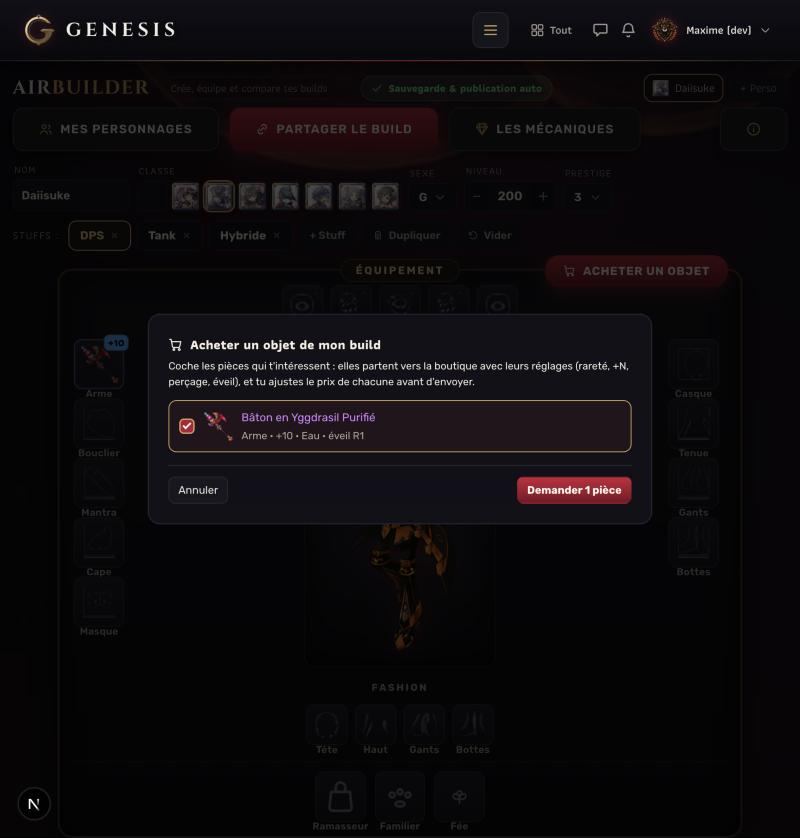
#> input picture assets/genesis/branding/front/passe/lot0-builder-acheter.jpg, 800 x 838 px
$ python -i decouper-icones.py   (imports and definitions only)
#> lines starting #> are read from the running program, lines starting #| are printed output that depends on the picture; after the words box and inside, x2 and y2 are one past the last pixel; in counts of white or black regions, pixels touching at a corner belong together
#!/usr/bin/env python3
"""
Découpe les planches d'inventaire du jeu en icônes de slots, et normalise
TOUTES les icônes à la même taille.

Le problème qu'il règle : les neuf icônes d'équipement viennent du jeu (PNG
42×44), les treize autres — bijoux, fashion, familier, fée, ramasseur — sont
des dessins au trait de remplacement. À l'écran, deux styles cohabitent et
les tailles ne tombent pas juste : on voit les détourages.

Usage :

    # 1. inspecter une planche (dimensions, cases détectées)
    python3 scripts/decouper-icones.py inspecter public/airbuilder/icons/sources/invtop.png

    # 2. découper une grille (cases régulières)
    python3 scripts/decouper-icones.py decouper <planche> <colonnes> <lignes> <prefixe>

    # 3. normaliser des icônes déjà en place (même canevas, marge égale)
    python3 scripts/decouper-icones.py normaliser public/airbuilder/icons/emb_001.png ...

Chaque icône sortante est : rognée au contenu réel (on jette les bords vides),
redimensionnée pour tenir dans le canevas avec une marge constante, puis
centrée sur un canevas TRANSPARENT carré. Deux icônes de tailles d'origine
différentes finissent donc optiquement identiques dans leur case.
"""
import sys
import os
from PIL import Image, ImageChops

# 96 px = 2× la taille d'affichage (48 px dans un slot de 56) : net sur les
# écrans à haute densité, et assez petit pour ne pas peser.
CANEVAS = 96
# Marge intérieure : l'icône ne touche jamais le bord de sa case, sinon elle
# semble déborder du carré du slot.
MARGE = 6


def _fond_depuis_bords(im: Image.Image, tolerance: int = 16) -> Image.Image:
    """Rend transparent le fond uni, en partant des BORDS seulement.

    Comparer la couleur du coin à toute l'image effacerait aussi les pixels
    intérieurs de teinte voisine — une icône sombre sur fond sombre disparaît
    entièrement. On propage donc depuis les bords, comme un pot de peinture :
    ce qui est enfermé dans le dessin est conservé.
    """
    l, h = im.size
    px = im.load()
    ref = px[0, 0]
    vus = [[False] * h for _ in range(l)]
    pile = [(x, y) for x in range(l) for y in (0, h - 1)] + [(x, y) for y in range(h) for x in (0, l - 1)]
    proche = lambda c: abs(c[0] - ref[0]) <= tolerance and abs(c[1] - ref[1]) <= tolerance and abs(c[2] - ref[2]) <= tolerance
    while pile:
        x, y = pile.pop()
        if x < 0 or y < 0 or x >= l or y >= h or vus[x][y]:
            continue
        vus[x][y] = True
        c = px[x, y]
        if c[3] == 0:
            pile += [(x + 1, y), (x - 1, y), (x, y + 1), (x, y - 1)]
            continue
        if not proche(c):
            continue
        px[x, y] = (c[0], c[1], c[2], 0)
        pile += [(x + 1, y), (x - 1, y), (x, y + 1), (x, y - 1)]
    return im


def rogner(im: Image.Image) -> Image.Image:
    """Enlève les bords vides — transparents, ou d'une couleur unie comme en
    laissent les captures de planches d'inventaire."""
    im = im.convert("RGBA")
    # Deja detouree (elle a des pixels transparents) : on se contente de rogner.
    a_de_l_alpha = im.getextrema()[3][0] < 255
    if not a_de_l_alpha:
        im = _fond_depuis_bords(im.copy())
    boite = im.getbbox()
    return im.crop(boite) if boite else im


def _redimensionner(im: Image.Image, taille) -> Image.Image:
    """Redimensionne en alpha PRÉMULTIPLIÉ.

    Sans ça, le filtre mélange la couleur des pixels visibles avec celle des
    pixels transparents — noirs — et une icône claire ressort grise et fanée.
    C'est exactement ce qui arrivait aux silhouettes de slots : (205,208,218)
    devenait (85,86,91), soit invisible sur fond sombre.
    """
    r, v, b, a = im.split()
    prem = Image.merge("RGBA", (ImageChops.multiply(r, a), ImageChops.multiply(v, a), ImageChops.multiply(b, a), a))
    prem = prem.resize(taille, Image.LANCZOS)
    pixels = [
        (min(255, r * 255 // a), min(255, v * 255 // a), min(255, b * 255 // a), a) if a else (0, 0, 0, 0)
        for (r, v, b, a) in prem.getdata()
    ]
    sortie = Image.new("RGBA", taille)
    sortie.putdata(pixels)
    return sortie


def normaliser(im: Image.Image, canevas: int = CANEVAS, marge: int = MARGE) -> Image.Image:
    """Une icône, centrée sur un canevas carré, à taille optique constante."""
    im = rogner(im)
    dispo = canevas - 2 * marge
    ratio = min(dispo / im.width, dispo / im.height)
    taille = (max(1, round(im.width * ratio)), max(1, round(im.height * ratio)))
    im = _redimensionner(im, taille)
    sortie = Image.new("RGBA", (canevas, canevas), (0, 0, 0, 0))
    # Collage SANS masque : avec l'image comme masque, Pillow melange chaque
    # pixel semi-transparent avec le canevas — qui est noir transparent — et
    # l'icone ressort grise. Le canevas est vide, une copie brute suffit.
    sortie.paste(im, ((canevas - im.width) // 2, (canevas - im.height) // 2))
    return sortie


# [96 lines left out: functions silhouette, inspecter, decouper, main, not called in this run]


# [2 lines not run here, left out]

>>> from PIL import Image
>>> picture = Image.open('../assets/genesis/branding/front/passe/lot0-builder-acheter.jpg')
#> picture is the input picture: PIL image 800x838 RGB; mean R, G, B 13, 10.5, 12.5
>>> result = normaliser(picture)
#> in rogner, `a_de_l_alpha = im.getextrema()[3][0] < 255`: a_de_l_alpha = False
#> in _fond_depuis_bords, `ref = px[0, 0]`: ref = (17, 16, 22, 255)
#> after the loop in _fond_depuis_bords, `while pile:`: pile = []; vus = 800 items
#> in rogner, `im = _fond_depuis_bords(im.copy())`:
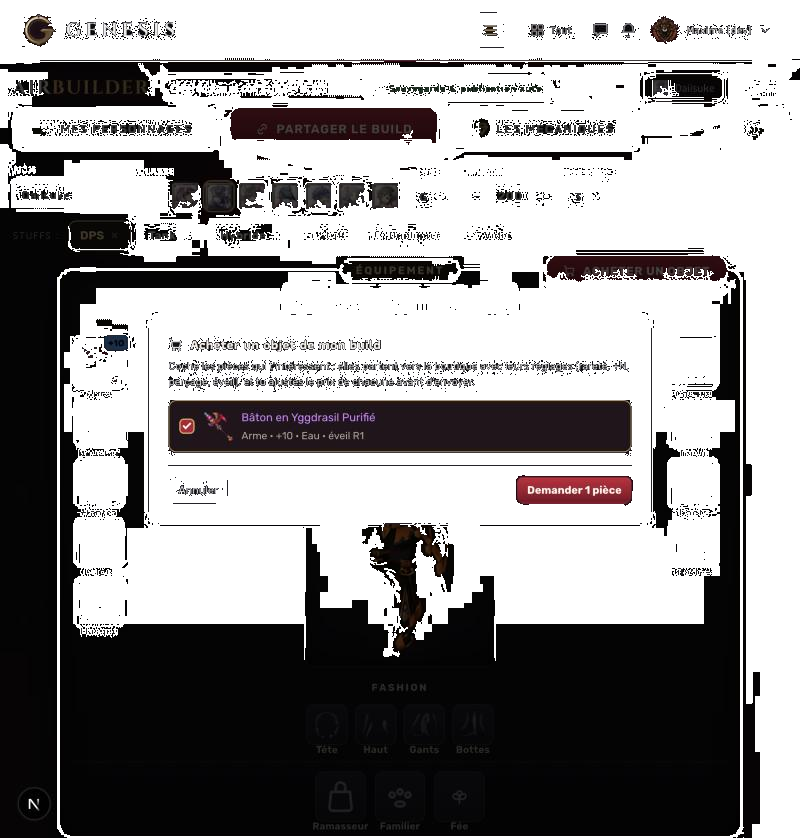
#> im: PIL image 800x838 RGBA; mean R, G, B, A 13, 10.5, 12.5, 114.1; transparent parts drawn white
#> in rogner, `boite = im.getbbox()`: boite = (0, 12, 800, 838)
#> in rogner, `return im.crop(boite) if boite else im`:
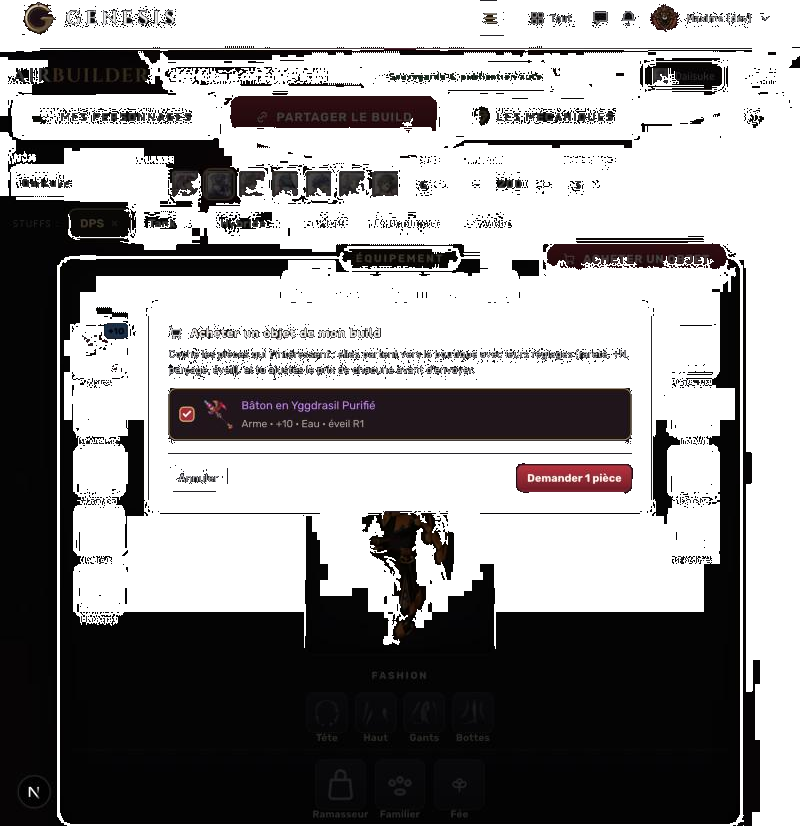
#> returned value: PIL image 800x826 RGBA; mean R, G, B, A 12.9, 10.4, 12.4, 115.7; transparent parts drawn white
#> in _redimensionner, `r, v, b, a = im.split()`:
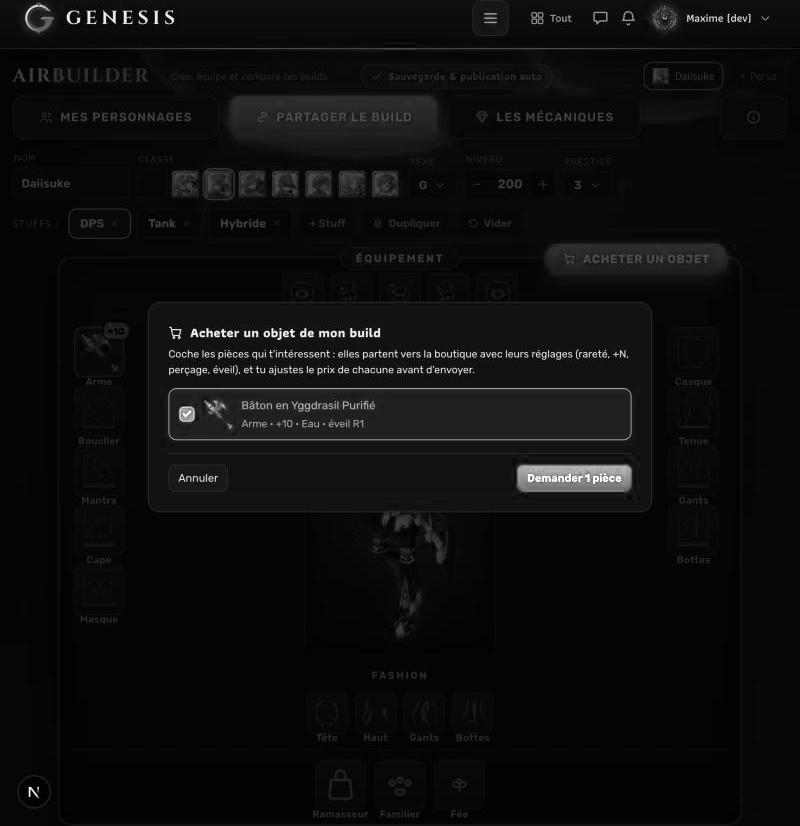
#> r: PIL image 800x826 L; min 0, max 255, mean 12.9
#> in _redimensionner, `r, v, b, a = im.split()`:
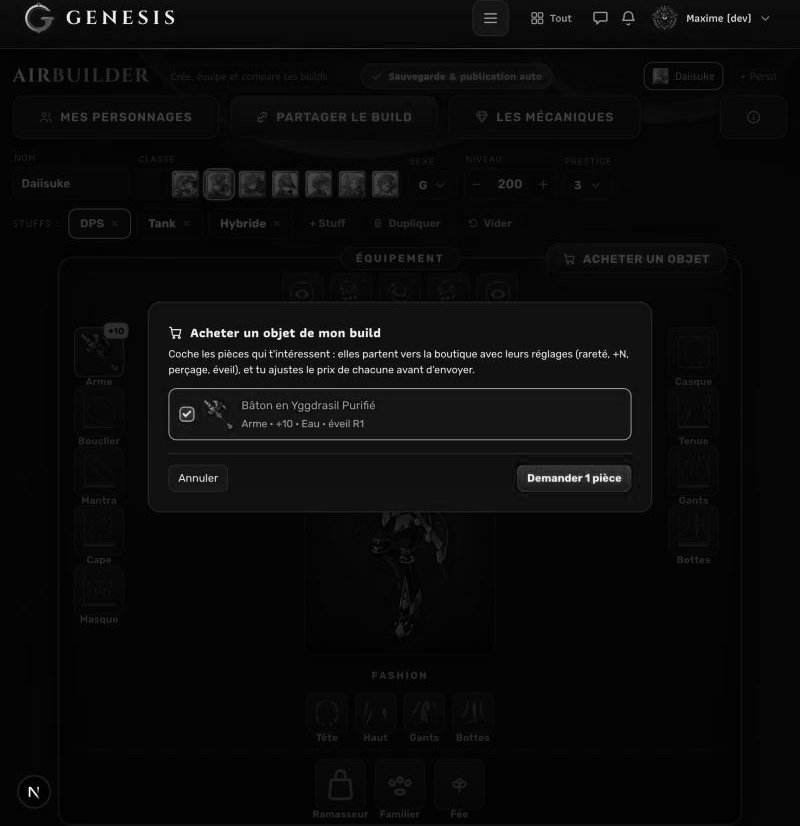
#> v: PIL image 800x826 L; min 0, max 255, mean 10.4
#> in _redimensionner, `r, v, b, a = im.split()`:
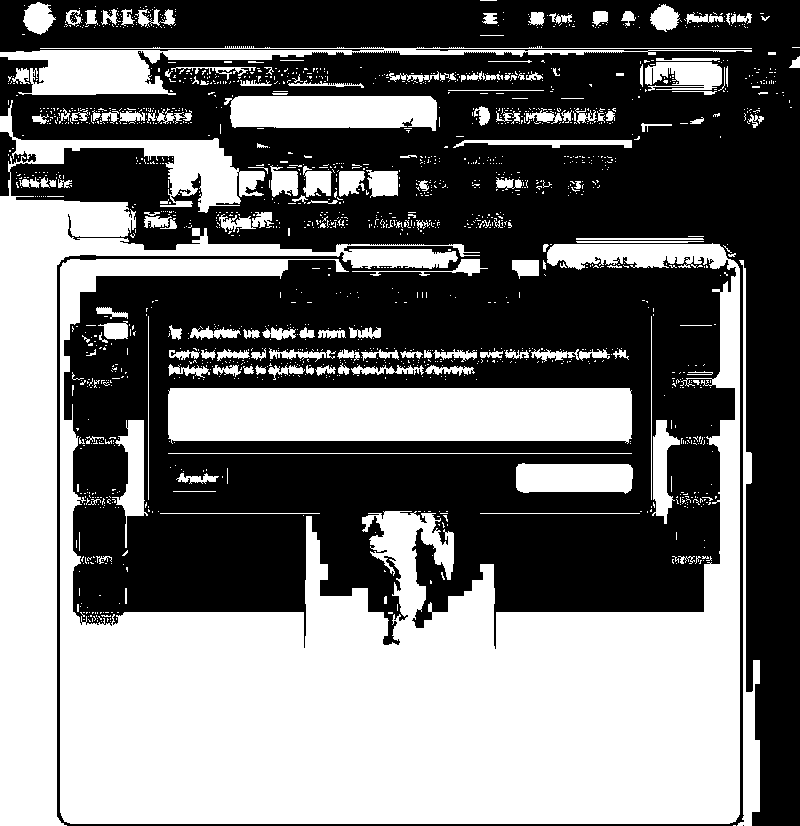
#> a: PIL image 800x826 L; 45.4% white; 1662 white regions (1491 under 20 px), largest, box (x1, y1, x2, y2) and area: (60, 243, 740, 824) 170362, (0, 100, 480, 826) 50883, (168, 388, 632, 444) 24566
#> in _redimensionner, `prem = prem.resize(taille, Image.LANCZOS)`:
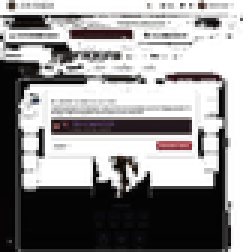
#> prem: PIL image 81x84 RGBA (shown 3 times larger); mean R, G, B, A 16.2, 13.8, 14.2, 116.3; transparent parts drawn white
#> in _redimensionner, `pixels = [ (min(255, r * 255 // a), min(255, v * 255 // a), min(255, b..`: pixels = 6804 items, first 6: (0, 255, 0, 1), (0, 0, 0, 1), (255, 255, 255, 25), (153, 134, 114, 173), (142, 117, 94, 154), (255, 255, 255, 5)
#> in _redimensionner, `sortie = Image.new("RGBA", taille)`: sortie: PIL image 81x84 RGBA; every value is 0
#> in normaliser, `sortie = Image.new("RGBA", (canevas, canevas), (0, 0, 0, 0))`: sortie: PIL image 96x96 RGBA; every value is 0
#> in normaliser, `sortie.paste(im, ((canevas - im.width) // 2, (canevas - im.height) // ..`:
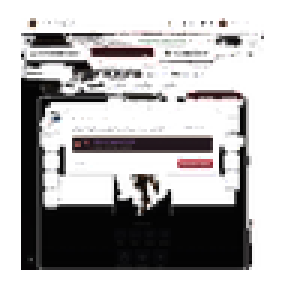
#> sortie: PIL image 96x96 RGBA (shown 3 times larger); mean R, G, B, A 28.7, 24.5, 25.5, 85.8; transparent parts drawn white

$ run again, on assets/genesis/branding/front/passe/lot0-builder-choix-arme.jpg
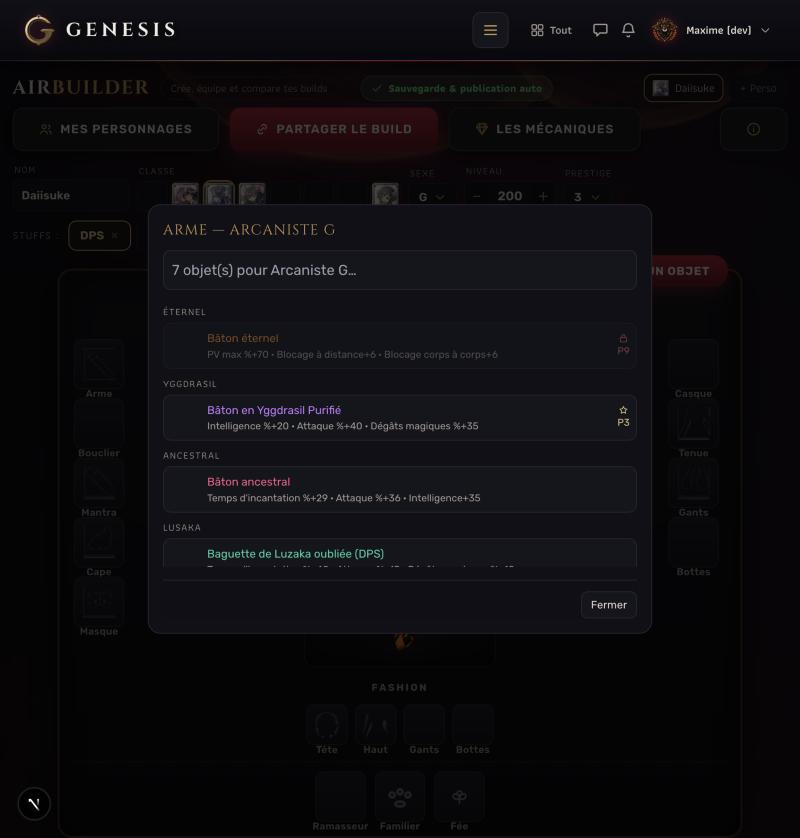
#> input picture assets/genesis/branding/front/passe/lot0-builder-choix-arme.jpg, 800 x 838 px
#> picture is the input picture: PIL image 800x838 RGB; mean R, G, B 13, 11.8, 14.5
#> a_de_l_alpha = False
#> ref = (17, 16, 22, 255)
#> after the loop in _fond_depuis_bords, `while pile:`: pile = []; vus = 800 items
#> boite = (0, 12, 792, 838)
#> in _redimensionner, `r, v, b, a = im.split()`:
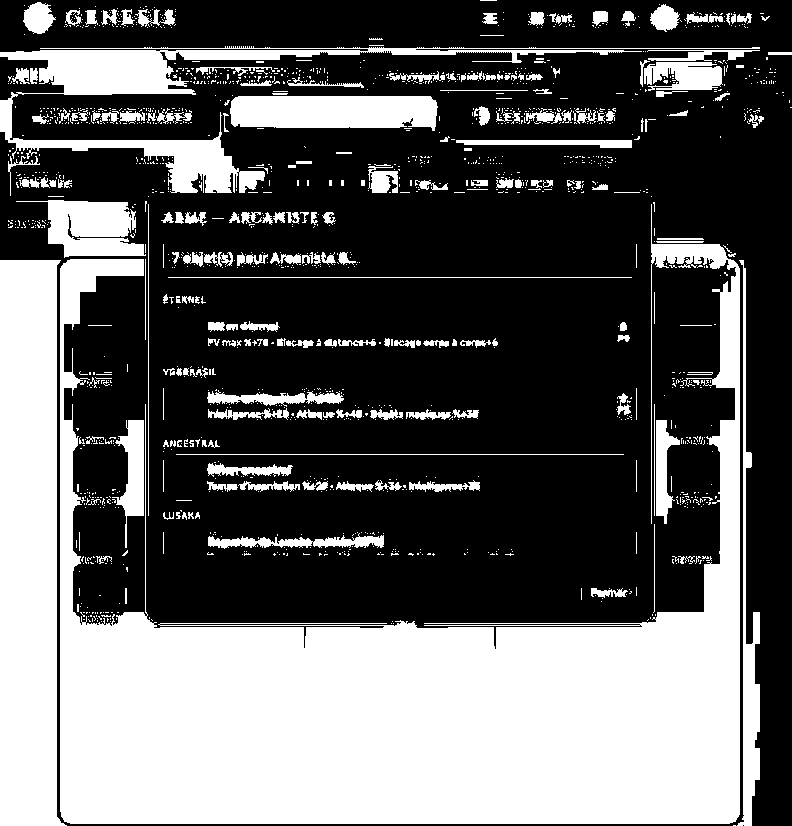
#> a: PIL image 792x826 L; 37.8% white; 1530 white regions (1321 under 20 px), largest, box (x1, y1, x2, y2) and area: (60, 204, 740, 824) 152348, (0, 260, 67, 826) 32317, (0, 46, 760, 193) 14831
#> pixels = 6804 items, first 6: (0, 0, 0, 1), (0, 0, 0, 1), (255, 255, 255, 20), (161, 135, 119, 169), (133, 105, 89, 166), (255, 255, 255, 8)
#> in normaliser, `sortie.paste(im, ((canevas - im.width) // 2, (canevas - im.height) // ..`:
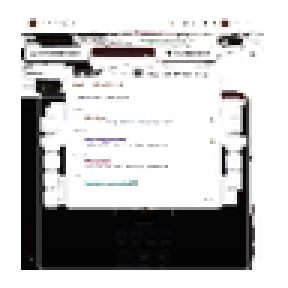
#> sortie: PIL image 96x96 RGBA (shown 3 times larger); mean R, G, B, A 31.5, 29.3, 30.3, 71.9; transparent parts drawn white

$ run again, on assets/genesis/branding/front/passe/lot0-builder-infobulle.jpg
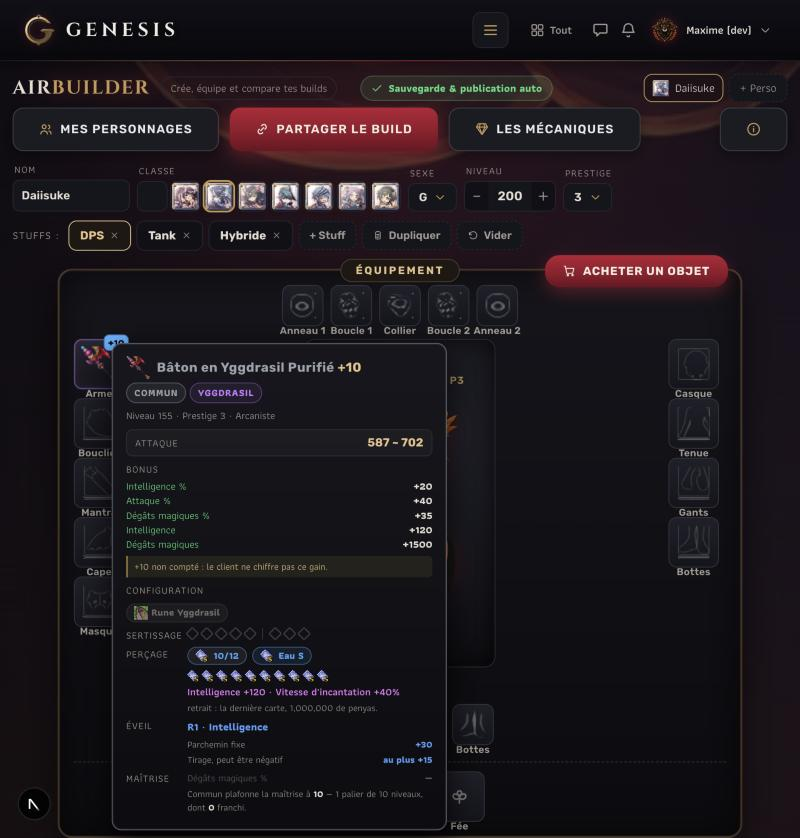
#> input picture assets/genesis/branding/front/passe/lot0-builder-infobulle.jpg, 800 x 838 px
#> picture is the input picture: PIL image 800x838 RGB; mean R, G, B 29, 23.7, 28.6
#> a_de_l_alpha = False
#> ref = (17, 16, 22, 255)
#> the loop in _fond_depuis_bords, `while pile:` made 1533700 passes
#> c on passes 1 to 3: (29, 18, 24, 255), (29, 18, 24, 255), (29, 18, 24, 255)
#> after the loop in _fond_depuis_bords, `while pile:`: pile = []; vus = 800 items
#> boite = (8, 12, 800, 838)
#> in _redimensionner, `r, v, b, a = im.split()`:
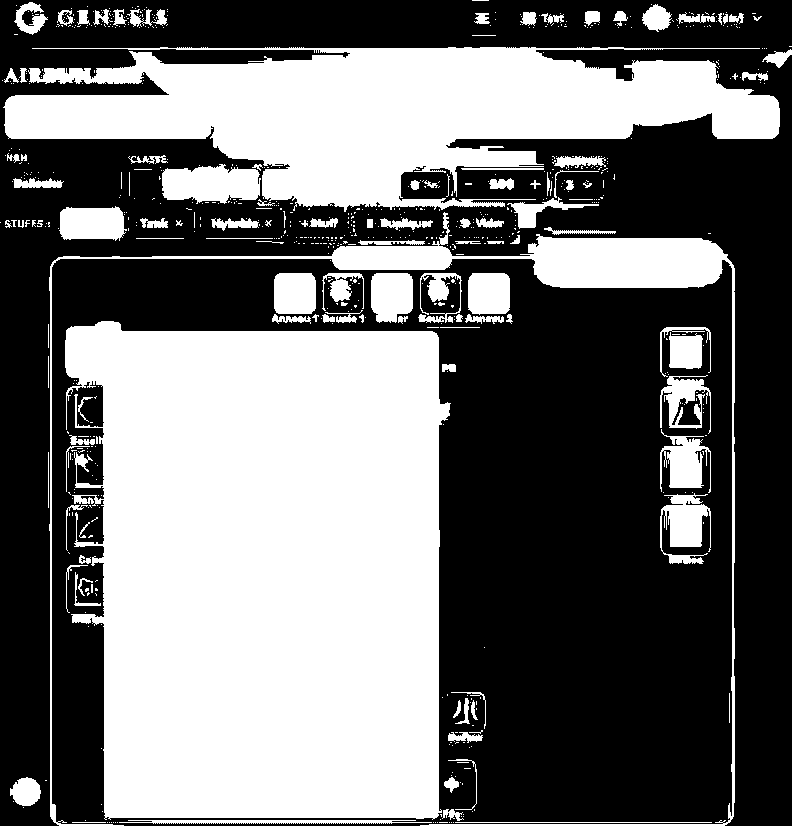
#> a: PIL image 792x826 L; 44% white; 699 white regions (583 under 20 px), largest, box (x1, y1, x2, y2) and area: (65, 321, 451, 820) 167078, (3, 47, 780, 212) 70728, (49, 212, 735, 826) 16712
#> pixels = 6804 items, first 6: (255, 255, 255, 1), (255, 255, 255, 8), (175, 153, 132, 150), (140, 117, 95, 174), (255, 255, 255, 17), (0, 0, 0, 0)
#> in normaliser, `sortie.paste(im, ((canevas - im.width) // 2, (canevas - im.height) // ..`:
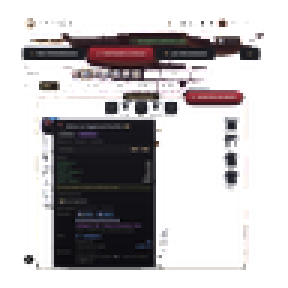
#> sortie: PIL image 96x96 RGBA (shown 3 times larger); mean R, G, B, A 46.8, 41.3, 44.1, 82.9; transparent parts drawn white
